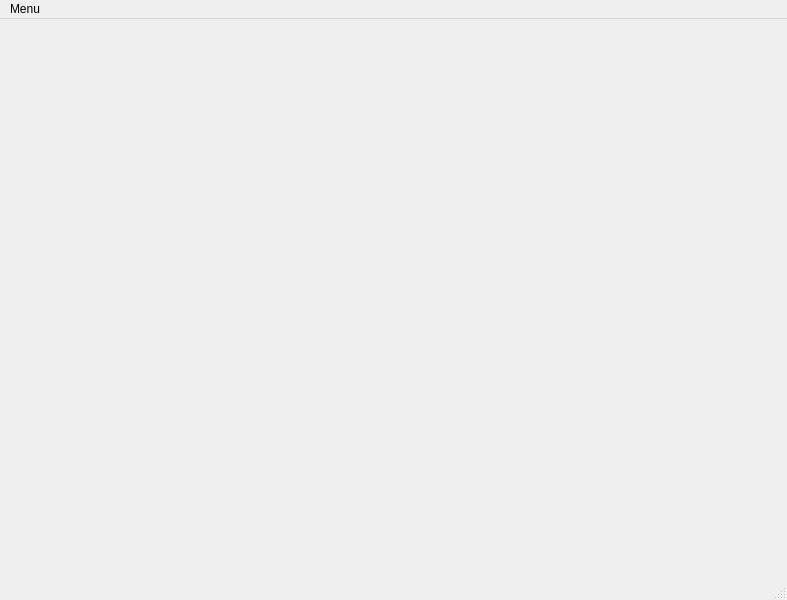
<?xml version="1.0" encoding="UTF-8"?>
<ui version="4.0">
 <class>MainWindow</class>
 <widget class="QMainWindow" name="MainWindow">
  <property name="geometry">
   <rect>
    <x>0</x>
    <y>0</y>
    <width>787</width>
    <height>600</height>
   </rect>
  </property>
  <property name="windowTitle">
   <string>MainWindow</string>
  </property>
  <widget class="QWidget" name="centralwidget">
   <widget class="QWidget" name="formLayoutWidget">
    <property name="geometry">
     <rect>
      <x>10</x>
      <y>0</y>
      <width>771</width>
      <height>551</height>
     </rect>
    </property>
    <layout class="QFormLayout" name="formLayout"/>
   </widget>
  </widget>
  <widget class="QMenuBar" name="menubar">
   <property name="geometry">
    <rect>
     <x>0</x>
     <y>0</y>
     <width>787</width>
     <height>25</height>
    </rect>
   </property>
   <widget class="QMenu" name="menuMenu">
    <property name="title">
     <string>Menu</string>
    </property>
   </widget>
   <addaction name="menuMenu"/>
  </widget>
  <widget class="QStatusBar" name="statusbar"/>
 </widget>
 <resources/>
 <connections/>
</ui>
